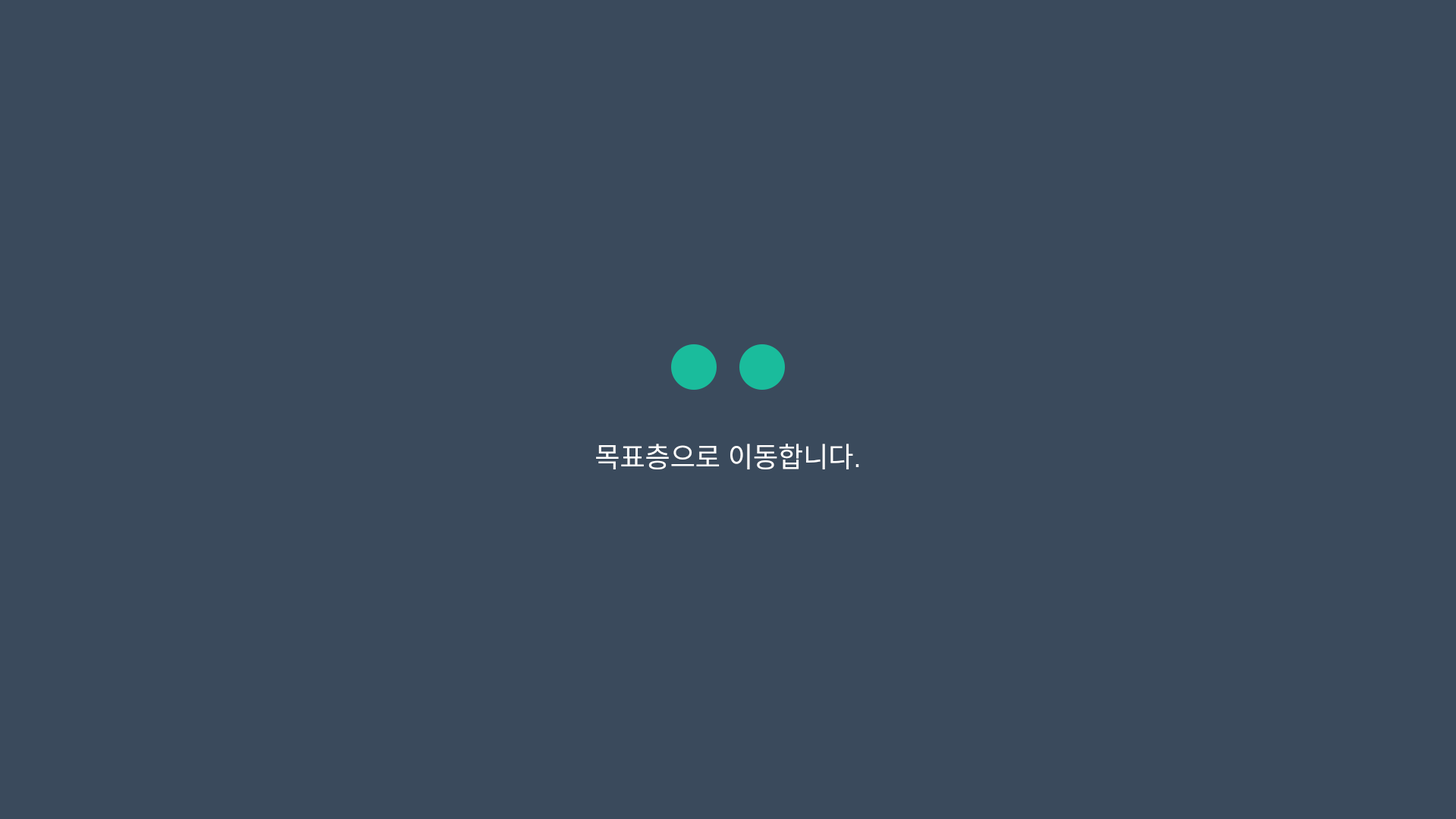
<?xml version="1.0" encoding="UTF-8"?>
<ui version="4.0">
 <class>ElevatorMovingToTarget</class>
 <widget class="QWidget" name="ElevatorMovingToTarget">
  <property name="geometry">
   <rect>
    <x>0</x>
    <y>0</y>
    <width>1920</width>
    <height>1080</height>
   </rect>
  </property>
  <property name="windowTitle">
   <string>목표층으로 이동</string>
  </property>
  <property name="styleSheet">
   <string>QWidget {
    background-color: #3a4a5c;
    color: white;
    font-family: "Malgun Gothic", "Arial", sans-serif;
}

QLabel#indicatorLeft, QLabel#indicatorRight {
    background-color: #1abc9c;
    border-radius: 30px;
    min-width: 60px;
    max-width: 60px;
    min-height: 60px;
    max-height: 60px;
}

QLabel#messageLabel {
    color: white;
    font-size: 36px;
    font-weight: normal;
}</string>
  </property>
  <layout class="QVBoxLayout" name="verticalLayout">
   <property name="spacing">
    <number>60</number>
   </property>
   <property name="leftMargin">
    <number>200</number>
   </property>
   <property name="topMargin">
    <number>200</number>
   </property>
   <property name="rightMargin">
    <number>200</number>
   </property>
   <property name="bottomMargin">
    <number>200</number>
   </property>
   <item>
    <spacer name="topSpacer">
     <property name="orientation">
      <enum>Qt::Vertical</enum>
     </property>
     <property name="sizeHint" stdset="0">
      <size>
       <width>20</width>
       <height>100</height>
      </size>
     </property>
    </spacer>
   </item>
   <item>
    <layout class="QHBoxLayout" name="indicatorLayout">
     <property name="spacing">
      <number>30</number>
     </property>
     <item>
      <spacer name="leftIndicatorSpacer">
       <property name="orientation">
        <enum>Qt::Horizontal</enum>
       </property>
       <property name="sizeHint" stdset="0">
        <size>
         <width>40</width>
         <height>20</height>
        </size>
       </property>
      </spacer>
     </item>
     <item>
      <widget class="QLabel" name="indicatorLeft">
       <property name="text">
        <string/>
       </property>
      </widget>
     </item>
     <item>
      <widget class="QLabel" name="indicatorRight">
       <property name="text">
        <string/>
       </property>
      </widget>
     </item>
     <item>
      <spacer name="rightIndicatorSpacer">
       <property name="orientation">
        <enum>Qt::Horizontal</enum>
       </property>
       <property name="sizeHint" stdset="0">
        <size>
         <width>40</width>
         <height>20</height>
        </size>
       </property>
      </spacer>
     </item>
    </layout>
   </item>
   <item>
    <widget class="QLabel" name="messageLabel">
     <property name="text">
      <string>목표층으로 이동합니다.</string>
     </property>
     <property name="alignment">
      <set>Qt::AlignCenter</set>
     </property>
     <property name="wordWrap">
      <bool>true</bool>
     </property>
    </widget>
   </item>
   <item>
    <spacer name="bottomSpacer">
     <property name="orientation">
      <enum>Qt::Vertical</enum>
     </property>
     <property name="sizeHint" stdset="0">
      <size>
       <width>20</width>
       <height>100</height>
      </size>
     </property>
    </spacer>
   </item>
  </layout>
 </widget>
 <resources/>
 <connections/>
</ui>
